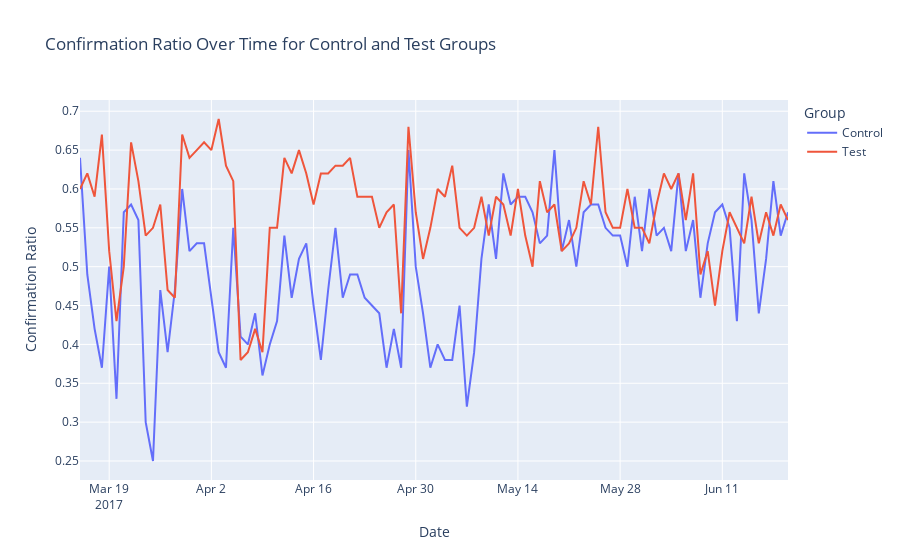

The notebook cell this image was saved under:
### Code cell
fig = go.Figure()

# Add line plot for Control group
fig.add_trace(go.Scatter(x=df_control['date'], y=df_control['confirm_ratio'],
                         mode='lines', name='Control'))

# Add line plot for Test group
fig.add_trace(go.Scatter(x=df_test['date'], y=df_test['confirm_ratio'],
                         mode='lines', name='Test'))

# Update layout
fig.update_layout(
    title='Confirmation Ratio Over Time for Control and Test Groups',
    xaxis_title='Date',
    yaxis_title='Confirmation Ratio',
    legend_title='Group'
)
